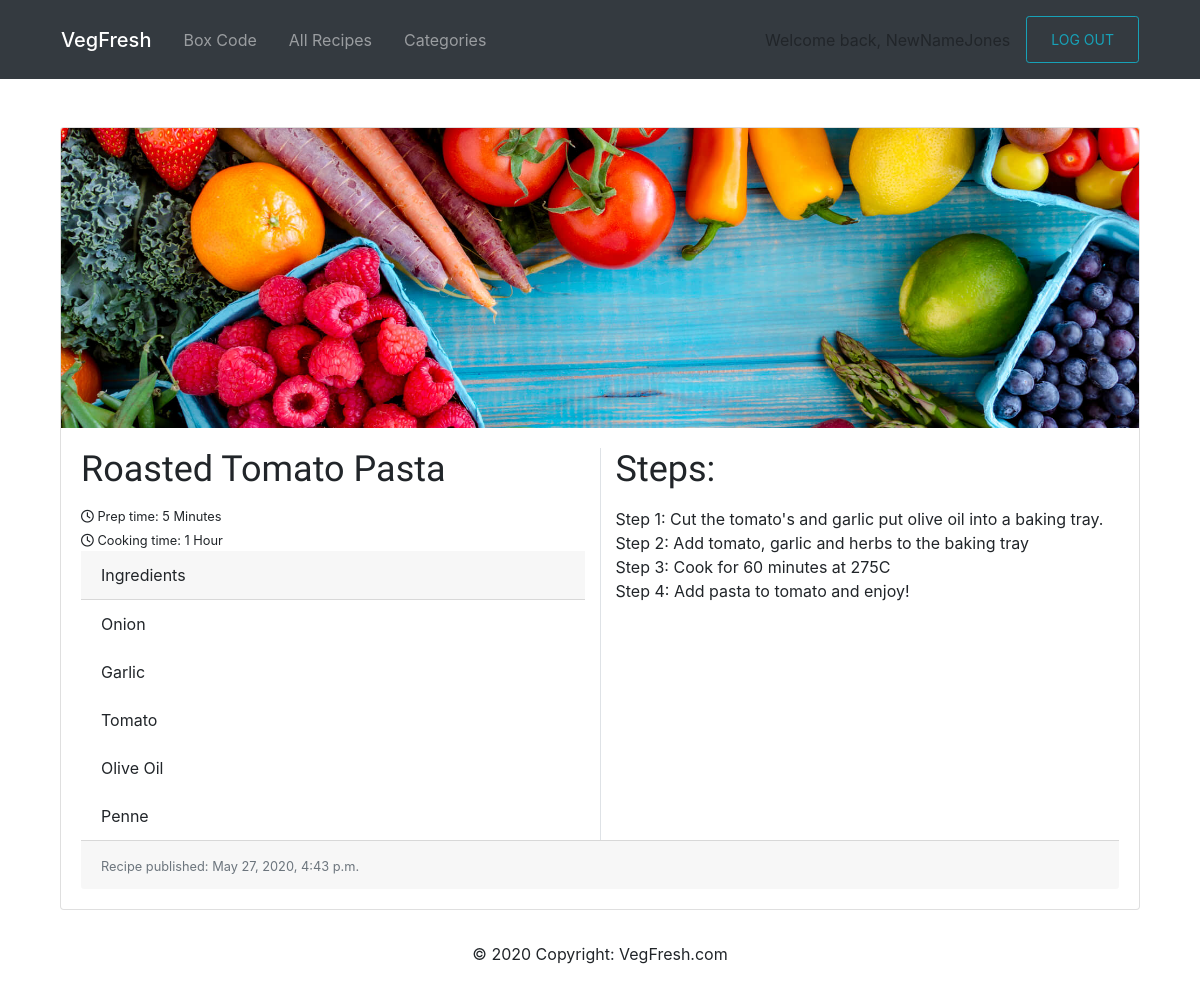
Screenshot of /roasted-tomato-pasta/ (signed in) with the database file from the repository.
### core/models.py (models this page shows, shortened)
class Core(models.Model):
    title = models.CharField(max_length=200)
    excerpt = models.TextField(null=True)
    category = models.CharField(max_length=10)
    cookTime = models.CharField(max_length=20)
    prepTime = models.CharField(max_length=20)
    ingredients = models.ManyToManyField(Ingredient)
    process = models.TextField(null=True)
    slug = models.SlugField(max_length=100, unique=True)
    updated = models.DateTimeField(auto_now=True)
    published = models.DateTimeField(default=timezone.now)
    thumb = models.ImageField(default='default.png', blank=True)
    class Meta:
        ordering = ['-published']

class Ingredient(models.Model):
    IngName = models.CharField(max_length=30)
    IngType = models.CharField(max_length=20, null=True)
    def __str__(self):
        return self.IngName

### core/views.py (the view)
# urls.py: path('<slug:slug>/', views.SingleView.as_view(), name='single'),
class SingleView(DetailView):
    model = Core
    template_name = 'core/single.html'
    context_object_name = 'post'

### templates/core/single.html
{% extends 'core/base.html' %}
{% block content %}
{% load static %}
<link rel="stylesheet" type="text/css" href="{% static 'CSS/Single/style.css' %}">
    <div class="container pt-5">
<div class="card mb-3">
            <img class="card-img-top" src="{{ post.thumb.url }}" alt="Card image">
  <div class="card-body">
  <div class="row">
        <div class="col-sm border-right">
        <h5 class="card-title">{{ post.title }}</h5>
        <small><i class="far fa-clock"></i> Prep time: {{ post.prepTime }}</small><br>
        <small><i class="far fa-clock"></i> Cooking time: {{ post.cookTime }}</small><br>
        <div class="card-header">
        Ingredients
        </div>
      <ul class="list-group list-group-flush">
          {% for ingredients in post.ingredients.all %}
            <li class="list-group-item">{{ ingredients }}</li>
          {% endfor %}
        </ul>
        </div>
  <div class="col-sm">
      <h5 class="card-title">Steps:</h5>
      <p class="card-text">{{ post.process|linebreaks }}</p>
      </div>
  </div>
  <div class="card-footer">
      <p class="card-text"><small class="text-muted">Recipe published: {{ post.published }}</small></p>
  </div>
</div>
</div>
    </div>
{% endblock %}

### templates/core/navbar.html (shortened to what this page needs)
<!doctype html>
<html lang="en">
    {% load static %}
    <link rel="stylesheet" type="text/css" href="{% static 'CSS/Navbar/style.css' %}">
    <link rel="stylesheet" href="https://stackpath.bootstrapcdn.com/bootstrap/4.3.1/css/bootstrap.min.css">
   <nav class="navbar navbar-expand-xl navbar-dark bg-dark">
    <div class="container">
  <a class="navbar-brand mb-0 h4" href="/">VegFresh</a>
  <div class="collapse navbar-collapse" id="navbarSupportedContent">
    <ul class="navbar-nav mr-auto">
        {% if user.is_authenticated %}
        <li class="nav-link">
            <a class="nav-link" href="{% url 'core:recipe_set' %}">Box Code</a>
        </li>
      <li class="nav-link">
            <a class="nav-link" href="{% url 'core:recipes' %}">All Recipes</a>
      </li>
      <li class="nav-link">
            <a class="nav-link" href="{% url 'core:categories' %}">Categories</a>
      </li>
        {% endif %}
    </ul>
                    {% if user.is_authenticated %}
                        <div class="User-Banner">Welcome back, <a href="{% url 'core:dashboard' %}">{{request.user.username}}</a></div>
        {% endif %}
      <li class="nav-link">
      <button type="button" class="btn btn-outline-info btn-sm">
          <a class="nav-link"
            {% if user.is_authenticated %}
                <a href="{% url 'core:logout' %}">LOG OUT</a>
            {% else %}
                <a href="{% url 'core:login' %}">LOG IN</a>
            {% endif %}
      </button>
      </li>
  </div>
</nav>
  <body>

### static/CSS/Navbar/style.css (style rules this page uses)
.navbar-brand { margin-left: 1rem; color: white !important; }
a { color:inherit !important; text-decoration: none !important; }

### static/CSS/Single/style.css (style rules this page uses)
.card-img-top { max-height: 300px; min-height: 100px; object-fit: cover; }
.card-title { font-family: 'Balsamiq Sans', cursive; font-size: 36px; }
.border-right { border-right: 1px solid #dee2e6!important; }

### rows the page displays
Core: thumb (placeholder picture), title "Roasted Tomato Pasta", prepTime "5 Minutes", cookTime "1 Hour", process "Step 1: Cut the tomato's and garlic put olive oil into a baking tray. Step 2: Add tomato, garlic and herbs to the baking tray Step 3: Cook for 60 minutes at 275C Step 4: Add pasta to tomato and enjoy!", published "May 27, 2020, 4:43 p.m."
Ingredient: IngName "Onion"
Ingredient: IngName "Garlic"
Ingredient: IngName "Tomato"
Ingredient: IngName "Olive Oil"
Ingredient: IngName "Penne"

### other values shown
{{ request.user.username }} "NewNameJones"
